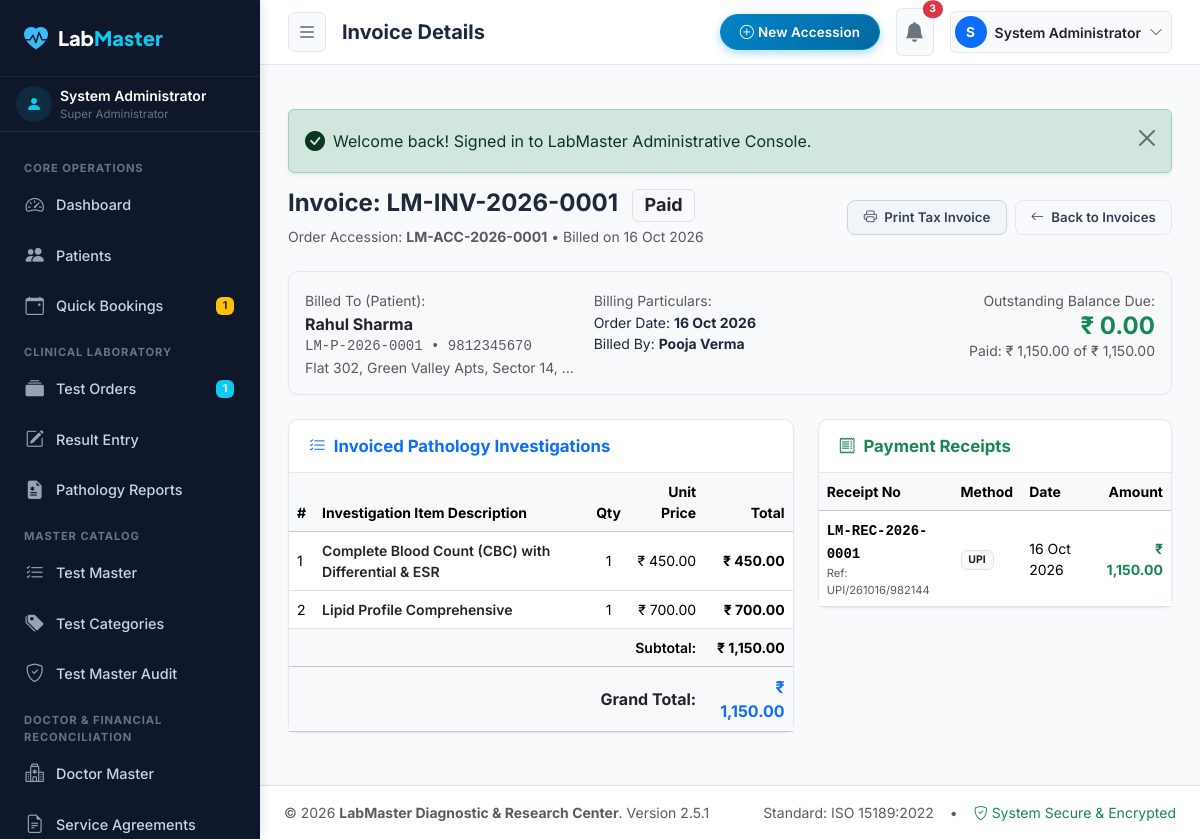
/admin/billing/view.php?id=1 (signed in), run on the app's committed database.
### tables this page shows
CREATE TABLE `users` (
  `id` INT AUTO_INCREMENT PRIMARY KEY,
  `role_id` INT NOT NULL,
  `username` VARCHAR(50) NOT NULL UNIQUE,
  `email` VARCHAR(100) NOT NULL UNIQUE,
  `password_hash` VARCHAR(255) NOT NULL,
  `full_name` VARCHAR(100) NOT NULL,
  `phone` VARCHAR(20) NULL,
  `designation` VARCHAR(100) NULL,
  `qualification` VARCHAR(150) NULL,
  `registration_number` VARCHAR(50) NULL,
  `signature_image` VARCHAR(255) NULL,
  `is_active` TINYINT(1) DEFAULT 1,
  `failed_logins` INT DEFAULT 0,
  `lockout_until` DATETIME NULL,
  `last_login` DATETIME NULL,
  `created_at` TIMESTAMP DEFAULT CURRENT_TIMESTAMP,
  `updated_at` TIMESTAMP DEFAULT CURRENT_TIMESTAMP ON UPDATE CURRENT_TIMESTAMP,
  FOREIGN KEY (`role_id`) REFERENCES `roles`(`id`),
  INDEX (`username`),
  INDEX (`email`)
);

CREATE TABLE `roles` (
  `id` INT AUTO_INCREMENT PRIMARY KEY,
  `name` VARCHAR(50) NOT NULL UNIQUE,
  `slug` VARCHAR(50) NOT NULL UNIQUE,
  `description` VARCHAR(255) NULL,
  `is_system` TINYINT(1) DEFAULT 0,
  `created_at` TIMESTAMP DEFAULT CURRENT_TIMESTAMP
);

CREATE TABLE `invoices` (
  `id` INT AUTO_INCREMENT PRIMARY KEY,
  `invoice_number` VARCHAR(50) NOT NULL UNIQUE,
  `order_id` INT NOT NULL,
  `patient_id` INT NOT NULL,
  `subtotal` DECIMAL(10,2) NOT NULL,
  `discount_type` ENUM('percentage', 'fixed') NOT NULL DEFAULT 'fixed',
  `discount_rate` DECIMAL(5,2) DEFAULT 0.00,
  `discount_amount` DECIMAL(10,2) DEFAULT 0.00,
  `tax_rate` DECIMAL(5,2) DEFAULT 0.00,
  `tax_amount` DECIMAL(10,2) DEFAULT 0.00,
  `grand_total` DECIMAL(10,2) NOT NULL,
  `paid_amount` DECIMAL(10,2) NOT NULL DEFAULT 0.00,
  `balance_amount` DECIMAL(10,2) NOT NULL,
  `payment_status` ENUM('Unpaid', 'Partially Paid', 'Paid', 'Cancelled', 'Refunded') NOT NULL DEFAULT 'Unpaid',
  `invoice_date` DATE NOT NULL,
  `due_date` DATE NULL,
  `notes` TEXT NULL,
  `created_by` INT NULL,
  `created_at` TIMESTAMP DEFAULT CURRENT_TIMESTAMP,
  FOREIGN KEY (`order_id`) REFERENCES `test_orders`(`id`) ON DELETE CASCADE,
  FOREIGN KEY (`patient_id`) REFERENCES `patients`(`id`),
  FOREIGN KEY (`created_by`) REFERENCES `users`(`id`) ON DELETE SET NULL,
  INDEX (`invoice_number`),
  INDEX (`order_id`),
  INDEX (`patient_id`),
  INDEX (`payment_status`)
);

CREATE TABLE `test_orders` (
  `id` INT AUTO_INCREMENT PRIMARY KEY,
  `accession_number` VARCHAR(50) NOT NULL UNIQUE,
  `patient_id` INT NOT NULL,
  `referring_doctor_id` INT NULL,
  `booking_id` INT NULL,
  `order_date` DATE NOT NULL,
  `priority` ENUM('Routine', 'Urgent', 'Stat') NOT NULL DEFAULT 'Routine',
  `clinical_notes` TEXT NULL,
  `total_amount` DECIMAL(10,2) NOT NULL DEFAULT 0.00,
  `discount_amount` DECIMAL(10,2) NOT NULL DEFAULT 0.00,
  `net_amount` DECIMAL(10,2) NOT NULL DEFAULT 0.00,
  `status` ENUM('Order Created', 'Sample Collected', 'Processing', 'Results Entered', 'Under Review', 'Approved', 'Partially Approved', 'Amended', 'Cancelled') NOT NULL DEFAULT 'Order Created',
  `payment_status` ENUM('Unpaid', 'Partially Paid', 'Paid') NOT NULL DEFAULT 'Unpaid',
  `created_by` INT NULL,
  `created_at` TIMESTAMP DEFAULT CURRENT_TIMESTAMP,
  FOREIGN KEY (`patient_id`) REFERENCES `patients`(`id`),
  FOREIGN KEY (`referring_doctor_id`) REFERENCES `doctors`(`id`) ON DELETE SET NULL,
  FOREIGN KEY (`booking_id`) REFERENCES `bookings`(`id`) ON DELETE SET NULL,
  FOREIGN KEY (`created_by`) REFERENCES `users`(`id`) ON DELETE SET NULL,
  INDEX (`accession_number`),
  INDEX (`patient_id`),
  INDEX (`status`),
  INDEX (`order_date`)
);

CREATE TABLE `patients` (
  `id` INT AUTO_INCREMENT PRIMARY KEY,
  `patient_id` VARCHAR(50) NOT NULL UNIQUE,
  `full_name` VARCHAR(100) NOT NULL,
  `gender` ENUM('Male', 'Female', 'Other') NOT NULL,
  `dob` DATE NULL,
  `age` INT NOT NULL,
  `age_unit` ENUM('Years', 'Months', 'Days') NOT NULL DEFAULT 'Years',
  `phone` VARCHAR(20) NOT NULL,
  `email` VARCHAR(100) NULL,
  `address` TEXT NULL,
  `blood_group` VARCHAR(10) NULL,
  `referring_doctor_id` INT NULL,
  `medical_history` TEXT NULL,
  `password_hash` VARCHAR(255) NULL,
  `created_at` TIMESTAMP DEFAULT CURRENT_TIMESTAMP,
  `updated_at` TIMESTAMP DEFAULT CURRENT_TIMESTAMP ON UPDATE CURRENT_TIMESTAMP,
  FOREIGN KEY (`referring_doctor_id`) REFERENCES `doctors`(`id`) ON DELETE SET NULL,
  INDEX (`patient_id`),
  INDEX (`phone`),
  INDEX (`full_name`)
);

CREATE TABLE `invoice_items` (
  `id` INT AUTO_INCREMENT PRIMARY KEY,
  `invoice_id` INT NOT NULL,
  `item_description` VARCHAR(200) NOT NULL,
  `unit_price` DECIMAL(10,2) NOT NULL,
  `quantity` INT NOT NULL DEFAULT 1,
  `total_amount` DECIMAL(10,2) NOT NULL,
  FOREIGN KEY (`invoice_id`) REFERENCES `invoices`(`id`) ON DELETE CASCADE,
  INDEX (`invoice_id`)
);

CREATE TABLE `payments` (
  `id` INT AUTO_INCREMENT PRIMARY KEY,
  `receipt_number` VARCHAR(50) NOT NULL UNIQUE,
  `invoice_id` INT NOT NULL,
  `amount` DECIMAL(10,2) NOT NULL,
  `payment_method` ENUM('Cash', 'UPI', 'Bank Transfer', 'Card', 'Cheque') NOT NULL DEFAULT 'Cash',
  `transaction_reference` VARCHAR(100) NULL,
  `payment_date` DATE NOT NULL,
  `notes` VARCHAR(255) NULL,
  `received_by` INT NULL,
  `created_at` TIMESTAMP DEFAULT CURRENT_TIMESTAMP,
  FOREIGN KEY (`invoice_id`) REFERENCES `invoices`(`id`) ON DELETE CASCADE,
  FOREIGN KEY (`received_by`) REFERENCES `users`(`id`) ON DELETE SET NULL,
  INDEX (`receipt_number`),
  INDEX (`invoice_id`),
  INDEX (`payment_date`)
);

### admin/billing/view.php (the view, shortened to what the rows shown need)
<?php
$invoiceId = (int)($_GET['id'] ?? 0);
$pageTitle = 'Invoice Details';
require_once dirname(__DIR__) . '/includes/auth_guard.php';
$invoice = Database::fetch(
    "SELECT i.*, p.full_name as patient_name, p.patient_id as patient_code, p.phone, p.address,
            o.accession_number, o.order_date,
            u.full_name as creator_name
     FROM `invoices` i
     JOIN `patients` p ON i.patient_id = p.id
     JOIN `test_orders` o ON i.order_id = o.id
     LEFT JOIN `users` u ON i.created_by = u.id
     WHERE i.id = ?",
    [$invoiceId]
);
$items = Database::fetchAll("SELECT * FROM `invoice_items` WHERE `invoice_id` = ?", [$invoiceId]);
$payments = Database::fetchAll(
    "SELECT p.*, u.full_name as receiver_name
     FROM `payments` p
     LEFT JOIN `users` u ON p.received_by = u.id
     WHERE p.invoice_id = ?
     ORDER BY p.id ASC",
    [$invoiceId]
);
require_once dirname(__DIR__) . '/includes/header.php';
?>
<div class="d-flex flex-wrap justify-content-between align-items-center mb-4 gap-2">
  <div>
    <h2 class="h4 fw-bold mb-1">
      Invoice: <?= e($invoice['invoice_number']) ?>
      <span class="badge bg-light text-dark border ms-2"><?= e($invoice['payment_status']) ?></span>
    </h2>
    <p class="text-muted small mb-0">Order Accession: <strong><?= e($invoice['accession_number']) ?></strong> • Billed on <?= format_date($invoice['invoice_date']) ?></p>
  </div>
</div>
<div class="admin-card mb-4 bg-light">
  <div class="admin-card-body p-3">
    <div class="row g-3">
      <div class="col-md-4">
        <label class="text-muted small">Billed To (Patient):</label>
        <div class="fw-bold fs-6 text-dark"><?= e($invoice['patient_name']) ?></div>
        <div class="small text-muted font-monospace"><?= e($invoice['patient_code']) ?> • <?= e($invoice['phone']) ?></div>
        <?php if (!empty($invoice['address'])): ?>
          <div class="small text-muted text-truncate"><?= e($invoice['address']) ?></div>
        <?php endif; ?>
      </div>
      <div class="col-md-4">
        <div class="small">Order Date: <strong><?= format_date($invoice['order_date']) ?></strong></div>
        <div class="small">Billed By: <strong><?= e($invoice['creator_name'] ?: 'Billing Desk') ?></strong></div>
      </div>
      <div class="col-md-4 text-md-end">
        <label class="text-muted small">Outstanding Balance Due:</label>
        <div class="h4 fw-bold mb-0 <?= $invoice['balance_amount'] > 0 ? 'text-danger' : 'text-success' ?>">
          <?= format_currency($invoice['balance_amount']) ?>
        </div>
        <div class="small text-muted">Paid: <?= format_currency($invoice['paid_amount']) ?> of <?= format_currency($invoice['grand_total']) ?></div>
      </div>
    </div>
  </div>
</div>
<div class="row g-4">
  <div class="col-lg-7">
    <div class="admin-card">
      <div class="admin-card-body p-0">
        <div class="table-responsive">
          <table class="table table-hover align-middle mb-0 small">
            <thead class="table-light">
              <tr>
                <th>#</th>
                <th>Investigation Item Description</th>
                <th class="text-center">Qty</th>
                <th class="text-end">Unit Price</th>
                <th class="text-end">Total</th>
              </tr>
            </thead>
            <tbody>
              <?php foreach ($items as $idx => $it): ?>
                <tr>
                  <td><?= $idx + 1 ?></td>
                  <td class="fw-semibold text-dark"><?= e($it['item_description']) ?></td>
                  <td class="text-center"><?= $it['quantity'] ?></td>
                  <td class="text-end"><?= format_currency($it['unit_price']) ?></td>
                  <td class="text-end fw-bold"><?= format_currency($it['total_amount']) ?></td>
                </tr>
              <?php endforeach; ?>
            </tbody>
            <tfoot class="table-light">
              <tr>
                <td colspan="4" class="text-end fw-semibold">Subtotal:</td>
                <td class="text-end fw-bold"><?= format_currency($invoice['subtotal']) ?></td>
              </tr>
              <tr class="fs-6">
                <td colspan="4" class="text-end fw-bold text-dark">Grand Total:</td>
                <td class="text-end fw-bold text-primary"><?= format_currency($invoice['grand_total']) ?></td>
              </tr>
            </tfoot>
          </table>
        </div>
      </div>
    </div>
  </div>
  <div class="col-lg-5">
    <div class="admin-card">
      <div class="admin-card-body p-0">
        <div class="table-responsive">
          <table class="table table-hover align-middle mb-0 small">
            <thead class="table-light">
              <tr>
                <th>Receipt No</th>
                <th>Method</th>
                <th>Date</th>
                <th class="text-end">Amount</th>
              </tr>
            </thead>
            <tbody>
              <?php if (empty($payments)): ?>
                <tr><td colspan="4" class="text-center text-muted py-4">No payments recorded yet for this bill.</td></tr>
              <?php else: ?>
                <?php foreach ($payments as $pay): ?>
                  <tr>
                    <td>
                      <span class="fw-bold font-monospace"><?= e($pay['receipt_number']) ?></span>
                      <?php if (!empty($pay['transaction_reference'])): ?>
                        <div class="text-muted" style="font-size:0.7rem;">Ref: <?= e($pay['transaction_reference']) ?></div>
                      <?php endif; ?>
                    </td>
                    <td>
                      <span class="badge bg-light text-dark border"><?= e($pay['payment_method']) ?></span>
                    </td>
                    <td><?= format_date($pay['payment_date']) ?></td>
                    <td class="text-end fw-bold text-success"><?= format_currency($pay['amount']) ?></td>
                  </tr>
                <?php endforeach; ?>
              <?php endif; ?>
            </tbody>
          </table>
        </div>
      </div>
    </div>
  </div>
</div>
<?php require_once dirname(__DIR__) . '/includes/footer.php'; ?>

### admin/includes/header.php (shortened to what the rows shown need)
<?php
require_once __DIR__ . '/auth_guard.php';
$pageTitle = $pageTitle ?? 'Admin Control Center';
?>
<!DOCTYPE html>
<html lang="en">
<head>
  <link href="https://cdn.jsdelivr.net/npm/bootstrap@5.3.3/dist/css/bootstrap.min.css" rel="stylesheet">
  <link rel="stylesheet" href="https://cdn.jsdelivr.net/npm/bootstrap-icons@1.11.3/font/bootstrap-icons.min.css">
  <link rel="stylesheet" href="<?= ASSETS_URL ?>/css/admin.css?v=<?= APP_VERSION ?>">
</head>
<body class="admin-body">
  <?php require_once __DIR__ . '/sidebar.php'; ?>
  <div class="admin-wrapper">
    <header class="admin-topbar">
      <div class="d-flex align-items-center gap-3">
        <h1 class="h5 mb-0 fw-bold d-none d-md-block text-truncate" style="max-width: 450px;">
          <?= e($pageTitle) ?>
        </h1>
      </div>
      <div class="d-flex align-items-center gap-3">
        <div class="dropdown">
          <button class="btn btn-light border-0 d-flex align-items-center gap-2 p-1 pe-2 rounded-pill" type="button" data-bs-toggle="dropdown" aria-expanded="false">
            <div class="rounded-circle bg-primary text-white d-flex align-items-center justify-content-center" style="width: 32px; height: 32px; font-size: 0.85rem; font-weight: 700;">
              <?= strtoupper(substr($currentUser['full_name'], 0, 1)) ?>
            </div>
            <span class="small fw-semibold text-dark d-none d-md-inline"><?= e($currentUser['full_name']) ?></span>
            <i class="bi bi-chevron-down text-muted small"></i>
          </button>
        </div>
      </div>
    </header>
    <main class="admin-content">

### admin/includes/sidebar.php (shortened to what the rows shown need)
<aside class="admin-sidebar">
  <div class="px-3 py-2 border-bottom border-secondary border-opacity-25 d-flex align-items-center gap-2">
    <div class="overflow-hidden">
      <div class="text-white text-truncate fw-semibold small"><?= e($currentUser['full_name']) ?></div>
      <div class="text-secondary text-truncate" style="font-size: 0.72rem;"><?= e($currentUser['role_name']) ?></div>
    </div>
  </div>
</aside>

### data on the page
users: full_name "System Administrator", role.name "Super Administrator", full_name "S"
invoices: invoice_number "LM-INV-2026-0001", payment_status "Paid", order.accession_number "LM-ACC-2026-0001", invoice_date "16 Oct 2026", patient.full_name "Rahul Sharma", patient.patient_id "LM-P-2026-0001", patient.phone "9812345670", patient.address "Flat 302, Green Valley Apts, Sector 14,…", order.order_date "16 Oct 2026", created_by.full_name "Pooja Verma", balance_amount "₹ 0.00", paid_amount "₹ 1,150.00", grand_total "₹ 1,150.00", subtotal "₹ 1,150.00"
invoice_items: item_description "Complete Blood Count (CBC) with Differential & ESR", quantity "1", unit_price "₹ 450.00", total_amount "₹ 450.00"
invoice_items: item_description "Lipid Profile Comprehensive", quantity "1", unit_price "₹ 700.00", total_amount "₹ 700.00"
payments: receipt_number "LM-REC-2026-0001", transaction_reference "UPI/261016/982144", payment_method "UPI", payment_date "16 Oct 2026", amount "₹ 1,150.00"

### other printed values
$pendingBookingsCount "1"
$ordersProcessingCount "1"
$pageTitle "Invoice Details"
$unreadNotifCount "3"
$flash['message'] "Welcome back! Signed in to LabMaster Administrative Console."
Settings::get('lab_name', 'LabMaster Diagnostics') "LabMaster Diagnostic & Research Center"
APP_VERSION "2.5.1"
